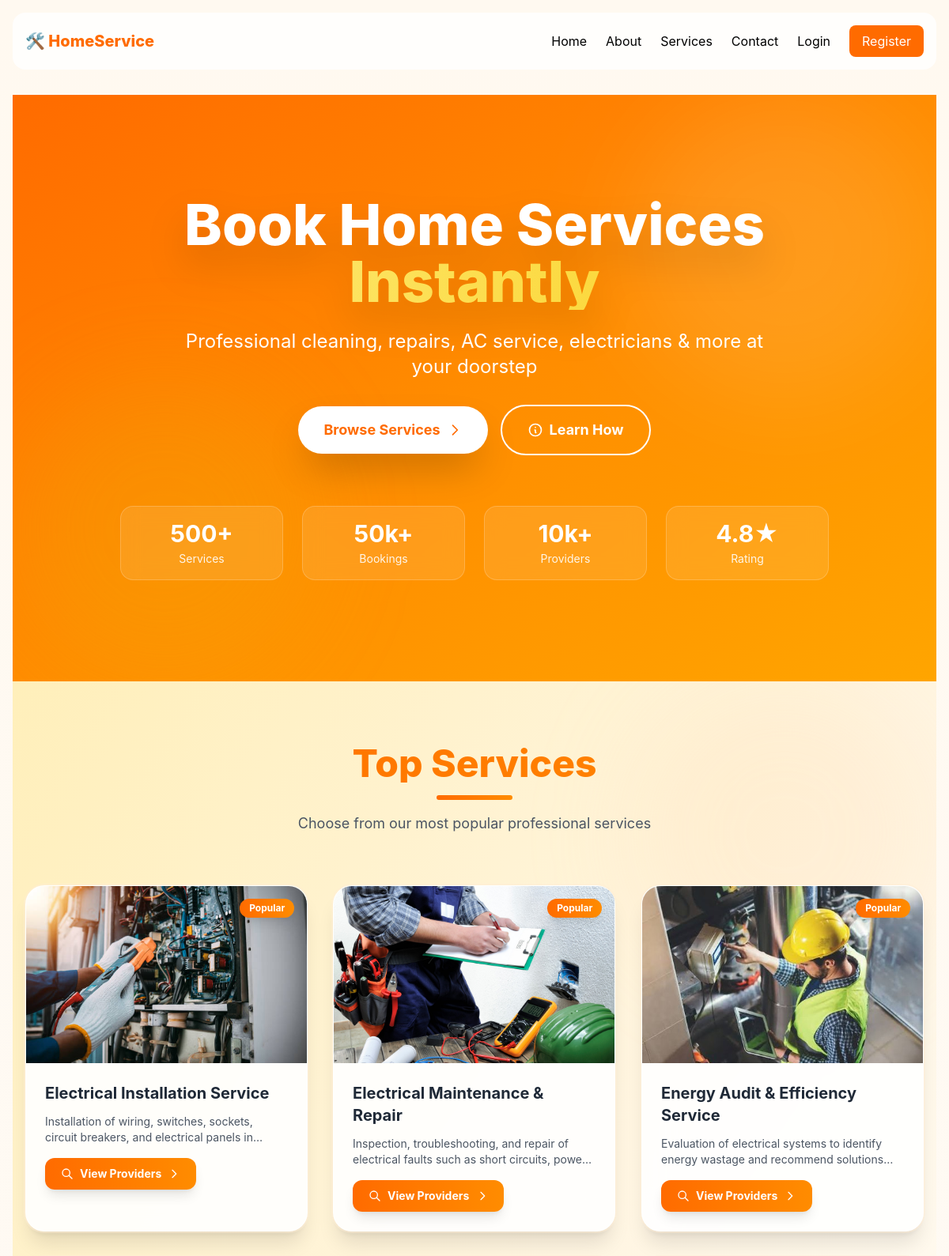
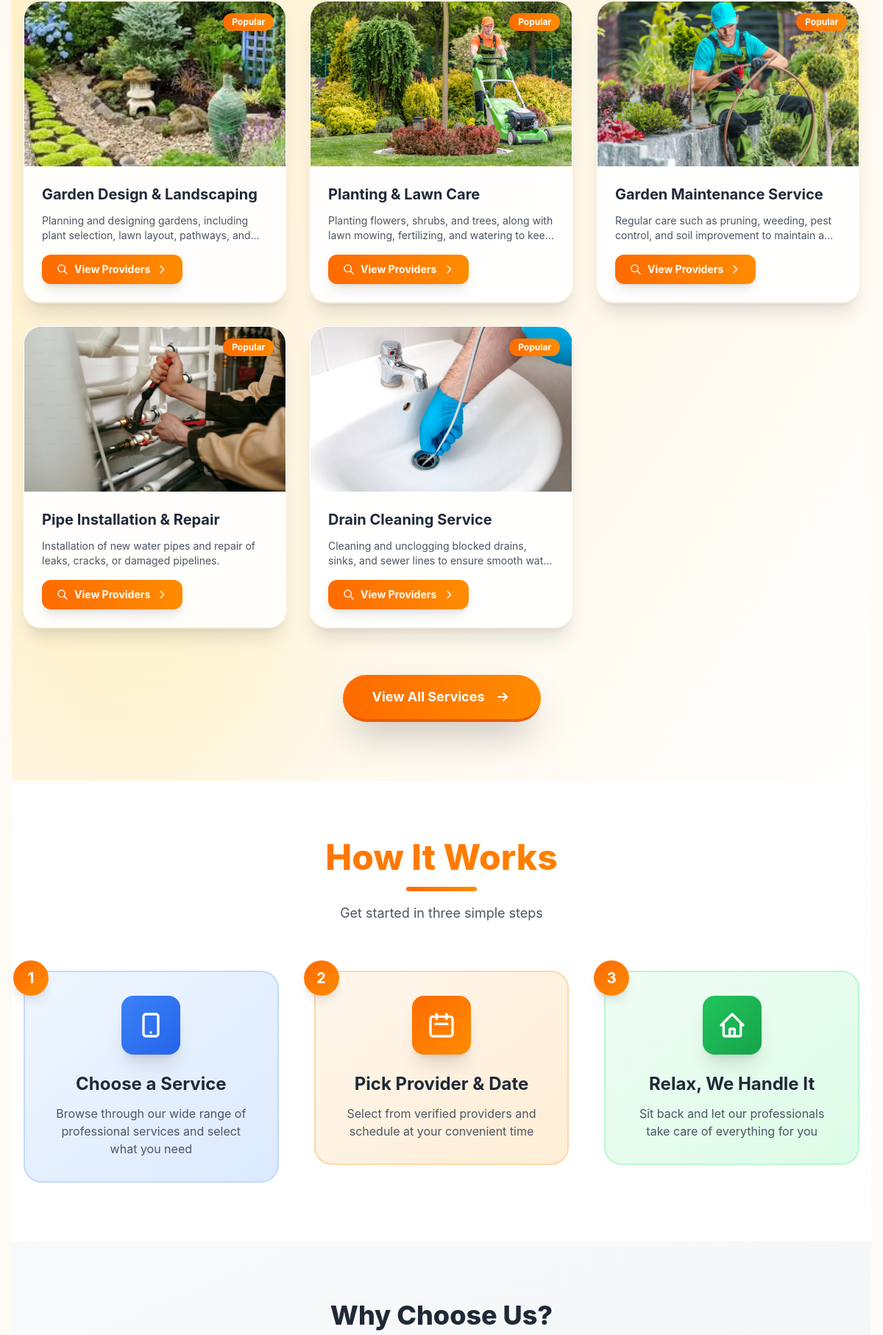
The page / (upper part) on the database its author committed (2 pictures, top to bottom).
### booking/models.py (models this page shows, shortened)
class Service(models.Model):
    title = models.CharField(max_length=200)
    description = models.TextField()
    service_type = models.ForeignKey(ServiceType, on_delete=models.CASCADE)
    image = models.ImageField(upload_to='services/', blank=True, null=True)

### booking/views.py (the view)
# urls.py: path('', views.index, name='index'),
def index(request):
    top_services = Service.objects.all()[:8]  # or any number you want
    return render(request, 'index.html', {
        'top_services': top_services
    })

### booking/templates/index.html (shortened to what this page needs)
{% extends 'base.html' %}
{% load static %}
{% block content %}
<section class="relative bg-gradient-to-br from-[#FF6B00] via-[#FF8C00] to-[#FFA500] text-white py-24 sm:py-32 px-4 overflow-hidden">
  <div class="absolute top-0 right-0 w-96 h-96 bg-white/10 rounded-full blur-3xl"></div>
  <div class="absolute bottom-0 left-0 w-96 h-96 bg-yellow-500/20 rounded-full blur-3xl"></div>
  <div class="max-w-6xl mx-auto text-center relative z-10">
    <div data-aos="zoom-in">
      <h1 class="text-5xl sm:text-6xl lg:text-7xl font-extrabold mb-6 drop-shadow-2xl leading-tight">
        Book Home Services
        <span class="block bg-gradient-to-r from-yellow-200 to-yellow-400 bg-clip-text text-transparent">
        </span>
      </h1>
    </div>
    <p class="text-xl sm:text-2xl mb-8 max-w-3xl mx-auto opacity-95 leading-relaxed"
       data-aos="fade-up"
       data-aos-delay="150">
      Professional cleaning, repairs, AC service, electricians & more at your doorstep
    </p>
    <div class="flex flex-col sm:flex-row gap-4 justify-center items-center"
         data-aos="fade-up"
         data-aos-delay="300">
      <a href="{% url 'services' %}"
         class="group bg-white text-[#FF6B00] px-8 py-4 rounded-full font-bold text-lg shadow-2xl hover:shadow-white/50 hover:scale-105 transition-all duration-300 inline-flex items-center gap-2">
        Browse Services
        <svg class="w-5 h-5 group-hover:translate-x-1 transition-transform" fill="none" stroke="currentColor" viewBox="0 0 24 24">
          <path stroke-linecap="round" stroke-linejoin="round" stroke-width="2" d="M9 5l7 7-7 7"/>
        </svg>
      </a>
      <a href="#how-it-works"
         class="group bg-transparent border-2 border-white text-white px-8 py-4 rounded-full font-bold text-lg hover:bg-white hover:text-[#FF6B00] transition-all duration-300 inline-flex items-center gap-2">
        <svg class="w-5 h-5" fill="none" stroke="currentColor" viewBox="0 0 24 24">
          <path stroke-linecap="round" stroke-linejoin="round" stroke-width="2" d="M13 16h-1v-4h-1m1-4h.01M21 12a9 9 0 11-18 0 9 9 0 0118 0z"/>
        </svg>
        Learn How
      </a>
    </div>
    <div class="grid grid-cols-2 md:grid-cols-4 gap-6 mt-16 max-w-4xl mx-auto" data-aos="fade-up" data-aos-delay="400">
      <div class="bg-white/10 backdrop-blur-md rounded-2xl p-4 border border-white/20 hover:bg-white/20 transition-all duration-300">
        <div class="text-3xl font-bold mb-1">500+</div>
        <div class="text-sm opacity-90">Services</div>
      </div>
      <div class="bg-white/10 backdrop-blur-md rounded-2xl p-4 border border-white/20 hover:bg-white/20 transition-all duration-300">
        <div class="text-3xl font-bold mb-1">50k+</div>
        <div class="text-sm opacity-90">Bookings</div>
      </div>
      <div class="bg-white/10 backdrop-blur-md rounded-2xl p-4 border border-white/20 hover:bg-white/20 transition-all duration-300">
        <div class="text-3xl font-bold mb-1">10k+</div>
        <div class="text-sm opacity-90">Providers</div>
      </div>
      <div class="bg-white/10 backdrop-blur-md rounded-2xl p-4 border border-white/20 hover:bg-white/20 transition-all duration-300">
        <div class="text-3xl font-bold mb-1">4.8★</div>
        <div class="text-sm opacity-90">Rating</div>
      </div>
    </div>
  </div>
</section>
<section class="py-20 bg-gradient-to-br from-[#FFEFBA] via-[#FFF5E1] to-[#FFFFFF] px-4 relative overflow-hidden">
  <div class="absolute top-0 right-0 w-96 h-96 bg-orange-200/20 rounded-full blur-3xl"></div>
  <div class="absolute bottom-0 left-0 w-96 h-96 bg-yellow-200/20 rounded-full blur-3xl"></div>
  <div class="max-w-7xl mx-auto relative z-10">
    <div class="text-center mb-16" data-aos="fade-up">
      <h2 class="text-4xl sm:text-5xl font-extrabold mb-4 bg-gradient-to-r from-[#FF6B00] to-[#FF8C00] bg-clip-text text-transparent">
      </h2>
      <div class="h-1.5 w-24 bg-gradient-to-r from-[#FF6B00] to-[#FF8C00] rounded-full mx-auto mb-4"></div>
      <p class="text-gray-600 text-lg max-w-2xl mx-auto">
        Choose from our most popular professional services
      </p>
    </div>
    <div class="grid gap-8 grid-cols-1 sm:grid-cols-2 lg:grid-cols-3 xl:grid-cols-4">
      {% for service in top_services %}
        <div class="group bg-white/90 backdrop-blur-xl rounded-3xl shadow-xl hover:shadow-2xl transition-all duration-300 overflow-hidden border border-white/50 ring-2 ring-orange-100/50 hover:ring-orange-300 hover:-translate-y-2"
             data-aos="zoom-in"
             data-aos-delay="{{ forloop.counter0|add:'1' }}00">
          <div class="relative overflow-hidden">
            {% if service.image %}
              <img src="{{ service.image.url }}"
                   alt="{{ service.title }}"
                   class="w-full h-56 object-cover transform group-hover:scale-110 transition duration-700">
            {% endif %}
            <div class="absolute top-4 right-4 bg-gradient-to-r from-[#FF6B00] to-[#FF8C00] text-white px-3 py-1 rounded-full text-xs font-bold shadow-lg">
              Popular
            </div>
          </div>
          <div class="p-6">
            <h4 class="text-xl font-bold text-gray-800 mb-3 group-hover:text-[#FF6B00] transition-colors">
              {{ service.title }}
            </h4>
            <p class="text-sm text-gray-600 mb-4 line-clamp-2">
              {% if service.description %}
                {{ service.description|truncatewords:15 }}
              {% else %}
                Professional service providers ready to help you
              {% endif %}
            </p>
            <a href="{% url 'service_detail' service.id %}"
               class="group/btn inline-flex items-center gap-2 text-sm font-bold text-white bg-gradient-to-r from-[#FF6B00] to-[#FF8C00] px-5 py-2.5 rounded-xl hover:shadow-orange-400/50 shadow-lg transition-all duration-300 transform hover:-translate-y-0.5">
              <svg class="w-4 h-4" fill="none" stroke="currentColor" viewBox="0 0 24 24">
                <path stroke-linecap="round" stroke-linejoin="round" stroke-width="2" d="M21 21l-6-6m2-5a7 7 0 11-14 0 7 7 0 0114 0z"/>
              </svg>
              View Providers
              <svg class="w-4 h-4 group-hover/btn:translate-x-1 transition-transform" fill="none" stroke="currentColor" viewBox="0 0 24 24">
                <path stroke-linecap="round" stroke-linejoin="round" stroke-width="2" d="M9 5l7 7-7 7"/>
              </svg>
            </a>
          </div>
        </div>
      {% endfor %}
    </div>
    <div class="mt-16 text-center" data-aos="fade-up">
      <a href="{% url 'services' %}"
         class="group inline-flex items-center gap-3 bg-gradient-to-r from-[#FF6B00] to-[#FF8C00] text-white px-10 py-4 rounded-full font-bold text-lg shadow-2xl hover:shadow-orange-400/50 transition-all duration-300 transform hover:-translate-y-1 border-b-4 border-[#e85d00]">
        View All Services
        <svg class="w-6 h-6 group-hover:translate-x-1 transition-transform" fill="none" stroke="currentColor" viewBox="0 0 24 24">
          <path stroke-linecap="round" stroke-linejoin="round" stroke-width="2" d="M13 7l5 5m0 0l-5 5m5-5H6"/>
        </svg>
      </a>
    </div>
  </div>
</section>
<section id="how-it-works" class="py-20 bg-white px-4">
  <div class="max-w-6xl mx-auto">
    <div class="text-center mb-16" data-aos="fade-up">
      <h2 class="text-4xl sm:text-5xl font-extrabold mb-4 bg-gradient-to-r from-[#FF6B00] to-[#FF8C00] bg-clip-text text-transparent">
      </h2>
      <div class="h-1.5 w-24 bg-gradient-to-r from-[#FF6B00] to-[#FF8C00] rounded-full mx-auto mb-4"></div>
      <p class="text-gray-600 text-lg">
        Get started in three simple steps
      </p>
    </div>
    <div class="grid gap-12 grid-cols-1 md:grid-cols-3">
      <div class="relative group" data-aos="fade-right">
        <div class="bg-gradient-to-br from-blue-50 to-blue-100 rounded-3xl p-8 border-2 border-blue-200 hover:shadow-2xl transition-all duration-300 transform hover:-translate-y-2">
          <div class="w-20 h-20 mx-auto mb-6 bg-gradient-to-br from-blue-500 to-blue-600 rounded-2xl flex items-center justify-center shadow-xl transform group-hover:rotate-6 transition-transform">
            <svg class="w-10 h-10 text-white" fill="none" stroke="currentColor" viewBox="0 0 24 24">
              <path stroke-linecap="round" stroke-linejoin="round" stroke-width="2" d="M12 18h.01M8 21h8a2 2 0 002-2V5a2 2 0 00-2-2H8a2 2 0 00-2 2v14a2 2 0 002 2z"/>
            </svg>
          </div>
          <div class="absolute -top-4 -left-4 w-12 h-12 bg-gradient-to-br from-[#FF6B00] to-[#FF8C00] rounded-full flex items-center justify-center text-white font-bold text-xl shadow-lg">
            1
          </div>
          <h4 class="font-bold text-2xl text-gray-800 mb-3 text-center">Choose a Service</h4>
          <p class="text-gray-600 text-center">
            Browse through our wide range of professional services and select what you need
          </p>
        </div>
      </div>
      <div class="relative group" data-aos="fade-up">
        <div class="bg-gradient-to-br from-orange-50 to-orange-100 rounded-3xl p-8 border-2 border-orange-200 hover:shadow-2xl transition-all duration-300 transform hover:-translate-y-2">
          <div class="w-20 h-20 mx-auto mb-6 bg-gradient-to-br from-[#FF6B00] to-[#FF8C00] rounded-2xl flex items-center justify-center shadow-xl transform group-hover:rotate-6 transition-transform">
            <svg class="w-10 h-10 text-white" fill="none" stroke="currentColor" viewBox="0 0 24 24">
              <path stroke-linecap="round" stroke-linejoin="round" stroke-width="2" d="M8 7V3m8 4V3m-9 8h10M5 21h14a2 2 0 002-2V7a2 2 0 00-2-2H5a2 2 0 00-2 2v12a2 2 0 002 2z"/>
            </svg>
          </div>
          <div class="absolute -top-4 -left-4 w-12 h-12 bg-gradient-to-br from-[#FF6B00] to-[#FF8C00] rounded-full flex items-center justify-center text-white font-bold text-xl shadow-lg">
            2
          </div>
          <h4 class="font-bold text-2xl text-gray-800 mb-3 text-center">Pick Provider & Date</h4>
          <p class="text-gray-600 text-center">
            Select from verified providers and schedule at your convenient time
          </p>
        </div>
      </div>
      <div class="relative group" data-aos="fade-left">
        <div class="bg-gradient-to-br from-green-50 to-green-100 rounded-3xl p-8 border-2 border-green-200 hover:shadow-2xl transition-all duration-300 transform hover:-translate-y-2">
          <div class="w-20 h-20 mx-auto mb-6 bg-gradient-to-br from-green-500 to-green-600 rounded-2xl flex items-center justify-center shadow-xl transform group-hover:rotate-6 transition-transform">
            <svg class="w-10 h-10 text-white" fill="none" stroke="currentColor" viewBox="0 0 24 24">
              <path stroke-linecap="round" stroke-linejoin="round" stroke-width="2" d="M3 12l2-2m0 0l7-7 7 7M5 10v10a1 1 0 001 1h3m10-11l2 2m-2-2v10a1 1 0 01-1 1h-3m-6 0a1 1 0 001-1v-4a1 1 0 011-1h2a1 1 0 011 1v4a1 1 0 001 1m-6 0h6"/>
            </svg>
          </div>
          <div class="absolute -top-4 -left-4 w-12 h-12 bg-gradient-to-br from-[#FF6B00] to-[#FF8C00] rounded-full flex items-center justify-center text-white font-bold text-xl shadow-lg">
            3
          </div>
          <h4 class="font-bold text-2xl text-gray-800 mb-3 text-center">Relax, We Handle It</h4>
          <p class="text-gray-600 text-center">
            Sit back and let our professionals take care of everything for you
          </p>
        </div>
      </div>
    </div>
  </div>
</section>
<section class="py-20 bg-gradient-to-br from-gray-50 to-gray-100 px-4">
  <div class="max-w-6xl mx-auto">
    <div class="text-center mb-16" data-aos="fade-up">
      <h2 class="text-4xl font-extrabold mb-4 text-gray-800">
        Why Choose Us?
      </h2>
    </div>
  </div>
</section>
{% endblock %}

### booking/templates/base.html (style rules this page uses)
:root { --accent: #ff6b00; }
body { background: linear-gradient(180deg, #fff9f0, #fefbf7); font-family: Inter, system-ui, sans-serif; overflow-x: hidden; }

### booking/templates/index.html (style rules this page uses)
.line-clamp-2 { display: -webkit-box; -webkit-line-clamp: 2; -webkit-box-orient: vertical; overflow: hidden; }

### rows shown on the page
Service: image (picture), title "Electrical Installation Service", description "Installation of wiring, switches, sockets, circuit breakers, and electrical panels…"
Service: image (picture), title "Electrical Maintenance & Repair", description "Inspection, troubleshooting, and repair of electrical faults such as short circuits,…"
Service: image (picture), title "Energy Audit & Efficiency Service", description "Evaluation of electrical systems to identify energy wastage and recommend…"
Service: image (picture), title "Garden Design & Landscaping", description "Planning and designing gardens, including plant selection, lawn layout, pathways,…"
Service: image (picture), title "Planting & Lawn Care", description "Planting flowers, shrubs, and trees, along with lawn mowing, fertilizing, and watering to…"
Service: image (picture), title "Garden Maintenance Service", description "Regular care such as pruning, weeding, pest control, and soil improvement to maintain…"
Service: image (picture), title "Pipe Installation & Repair", description "Installation of new water pipes and repair of leaks, cracks, or damaged pipelines."
Service: image (picture), title "Drain Cleaning Service", description "Cleaning and unclogging blocked drains, sinks, and sewer lines to ensure smooth…"
